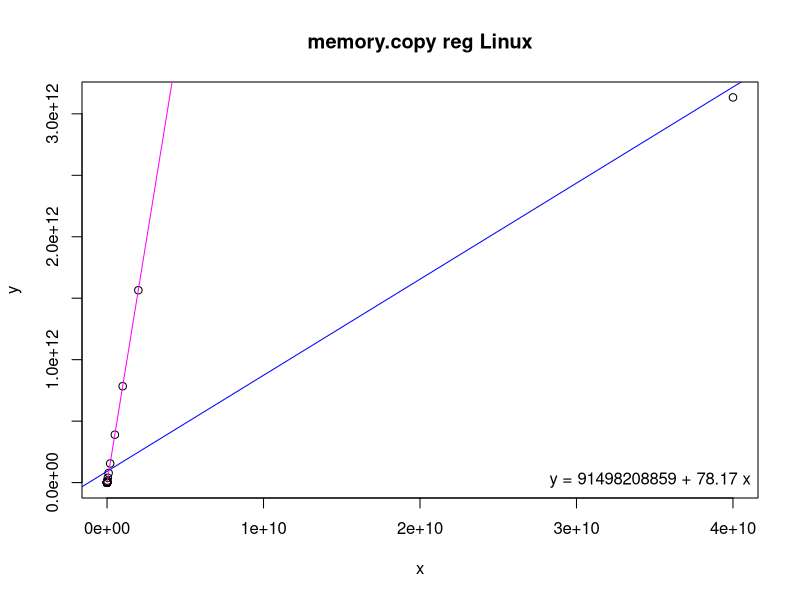
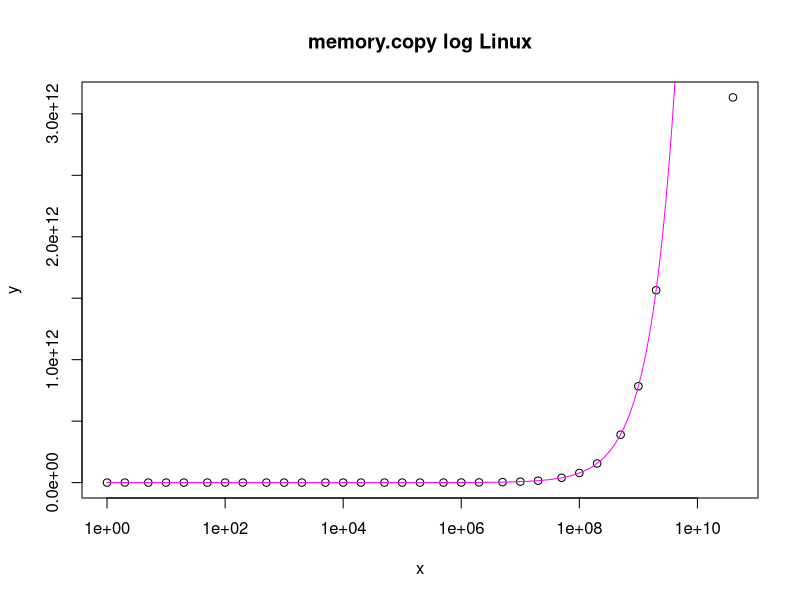

These charts were generated, in order, by the following R code:
# Input data
x <- c(1,2,5,10,20,50,100,200,500,1000,2000,5000,10000,20000,50000,100000,200000,500000,1000000,2000000,5000000,10000000,20000000,50000000,100000000,200000000,500000000,1000000000,2000000000,40000000000)
y <- c(4433500,4447900,4448700,4442500,4452100,4558100,4570700,4581700,4591600,4614000,4623800,7936800,11177000,17512000,43075000,80194000,156880000,386500000,765290000,1528700000,3840800000,7702000000,15617000000,39220000000,78225000000,155420000000,389660000000,784200000000,1565000000000,3133700000000)

# Linear regression
model <- lm(y ~ x)
coefs <- coef(model)

# Print regression coefficients
print(coefs)

# Estimating function
fe <- function(x) {
  4500000 + (((x + 64 - 1) / 64) * 50176)
}

# Estimated values
xe <- seq(1, 40000000000, by = 10000)
ye <- fe(xe)

png("memory-copy-reg.png")
plot(x, y, main = "memory.copy reg Linux")
abline(model, col = "blue")
lines(xe, ye, col = "magenta")
legend("bottomright", legend = sprintf("y = %.0f + %.2f x", coefs[1], coefs[2]), bty = "n")

png("memory-copy-log.png")
plot(x, y, log = "x", main = "memory.copy log Linux")
lines(xe, ye, col = "magenta")
